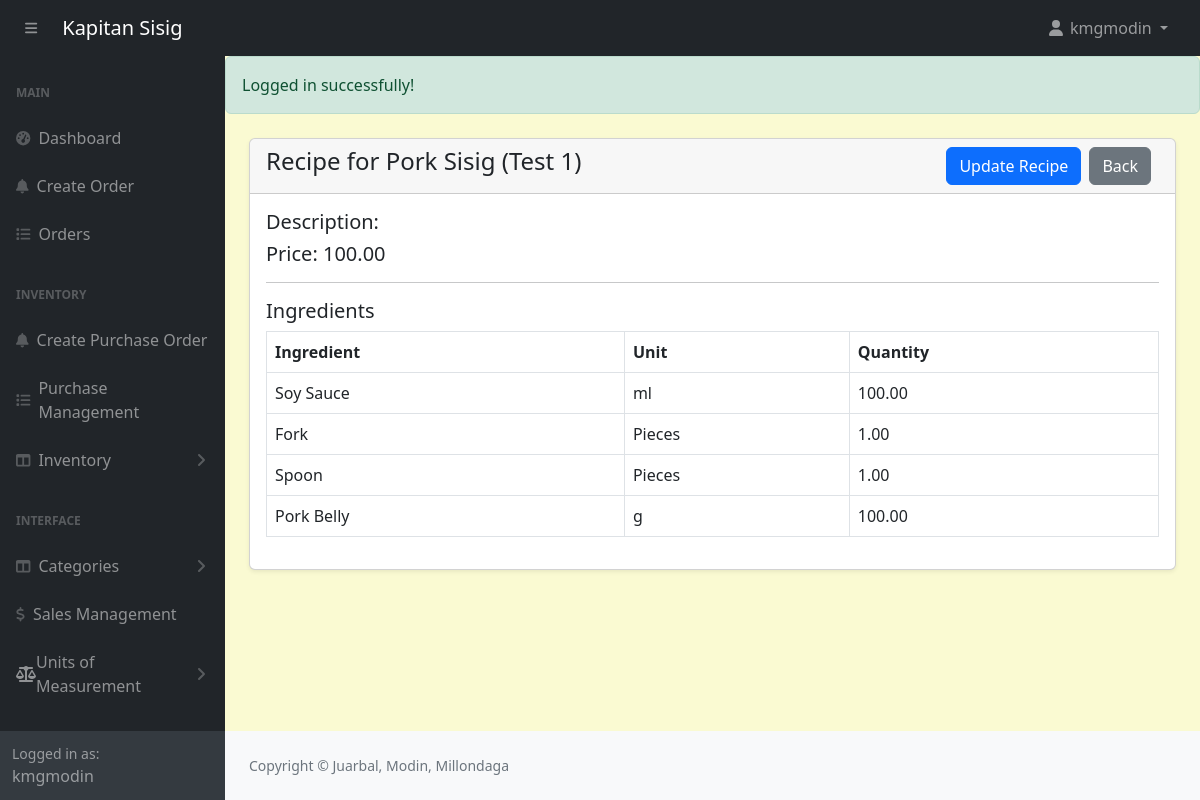
The page /admin/recipe-view.php?id=5 (signed in) on the database its author committed.
### tables this page shows
CREATE TABLE `products` (
  `id` int(11) NOT NULL,
  `category_id` int(11) NOT NULL,
  `productname` varchar(191) NOT NULL,
  `description` varchar(191) NOT NULL,
  `price` decimal(10,2) NOT NULL,
  `image` varchar(255) NOT NULL,
  `created_at` date NOT NULL DEFAULT current_timestamp(),
  `quantity` int(11) NOT NULL
);

CREATE TABLE `recipe_ingredients` (
  `id` int(11) NOT NULL,
  `recipe_id` int(11) NOT NULL,
  `ingredient_id` int(11) NOT NULL,
  `quantity` decimal(10,2) NOT NULL,
  `unit_id` int(11) NOT NULL
);

CREATE TABLE `ingredients` (
  `id` int(11) NOT NULL,
  `name` varchar(191) NOT NULL,
  `unit_id` int(11) NOT NULL,
  `category` varchar(191) NOT NULL,
  `quantity` decimal(10,2) NOT NULL
);

CREATE TABLE `units_of_measure` (
  `id` int(11) NOT NULL,
  `category_id` int(11) DEFAULT NULL,
  `uom_name` varchar(255) DEFAULT NULL,
  `type` enum('reference','bigger','smaller') DEFAULT NULL,
  `ratio` decimal(10,5) DEFAULT NULL,
  `active` tinyint(1) DEFAULT 1,
  `rounding_precision` decimal(10,5) DEFAULT NULL
);

### admin/recipe-view.php (the view, shortened to what this page needs)
<?php
include('includes/header.php');
if (isset($_SESSION['message'])): ?>
    <div class="alert alert-success">
        <?= htmlspecialchars($_SESSION['message']); ?>
    </div>
<?php endif; ?>
<?php
if (isset($_GET['id'])) {
    $productId = $_GET['id'];
    $productQuery = "SELECT * FROM products WHERE id = '$productId' LIMIT 1";
    $productResult = mysqli_query($conn, $productQuery);
    $product = mysqli_fetch_assoc($productResult);
    $recipeQuery = "SELECT r.id AS recipe_id
                    FROM recipes r
                    WHERE r.product_id = '$productId'
                    LIMIT 1";
    $recipeResult = mysqli_query($conn, $recipeQuery);
    if ($recipeResult && mysqli_num_rows($recipeResult) > 0) {
        $recipe = mysqli_fetch_assoc($recipeResult);
        $recipeId = $recipe['recipe_id'];
        $ingredientQuery = "
            SELECT i.name AS ingredient_name, ri.quantity, u.uom_name AS unit_name, i.category
            FROM recipe_ingredients ri
            JOIN ingredients i ON ri.ingredient_id = i.id
            JOIN units_of_measure u ON ri.unit_id = u.id
            WHERE ri.recipe_id = '$recipeId'
            ORDER BY i.category, i.name
            ";
        $ingredientResult = mysqli_query($conn, $ingredientQuery);
    } else {
        $ingredientResult = null;
    }
}
?>
<div class="container-fluid px-4 pb-4">
    <div class="card mt-4 shadow-sm">
        <div class="card-header">
            <h4 class="mb-0">Recipe for <?= htmlspecialchars($product['productname']); ?>
                <a href="products.php" class="btn btn-secondary float-end me-2">Back</a>
                <?php if (isset($recipeId)): ?>
                    <a href="recipe-edit.php?id=<?= urlencode($recipeId); ?>" class="btn btn-primary float-end me-2">Update Recipe</a>
                <?php endif; ?>
            </h4>
        </div>
        <div class="card-body">
            <h5>Description: <?= htmlspecialchars($product['description']); ?></h5>
            <h5>Price: <?= htmlspecialchars($product['price']); ?></h5>
            <hr />
            <h5>Ingredients</h5>
            <table class="table table-bordered">
                <thead>
                    <tr>
                        <th>Ingredient</th>
                        <th>Unit</th>
                        <th>Quantity</th>
                    </tr>
                </thead>
                <tbody>
                    <?php if (isset($ingredientResult) && mysqli_num_rows($ingredientResult) > 0): ?>
                        <?php while ($row = mysqli_fetch_assoc($ingredientResult)): ?>
                            <tr>
                                <td><?= htmlspecialchars($row['ingredient_name']); ?></td>
                                <td><?= htmlspecialchars($row['unit_name']); ?></td>
                                <td><?= htmlspecialchars($row['quantity']); ?></td>
                            </tr>
                        <?php endwhile; ?>
                    <?php else: ?>
                        <tr>
                            <td colspan="3">No ingredients found for this product. <?= isset($recipeId) ? "A recipe exists, but no ingredients have been added." : "No recipe exists for this product."; ?></td>
                        </tr>
                    <?php endif; ?>
                </tbody>
            </table>
        </div>
    </div>
</div>
<?php include('includes/footer.php'); ?>

### admin/assets/css/custom.css (style rules this page uses)
body { margin: 0; font-family: system-ui, -apple-system, "Segoe UI", Roboto, "Helvetica Neue", "Noto Sans", "Liberation Sans", Arial, sans-serif; font-size: 1rem; font-weight: 400; line-height: 1.5; color: #212529; text-align: left; background-color: #FAFAD2; -webkit-text-size-adjust: 100%; -webkit-tap-highlight-color: rgba(0, 0, 0, 0); }

### rows shown on the page
products: productname "Pork Sisig (Test 1)", price "100.00"
recipe_ingredients: ingredient.name "Soy Sauce", units_of_measure.uom_name "ml", quantity "100.00"
recipe_ingredients: ingredient.name "Fork", units_of_measure.uom_name "Pieces", quantity "1.00"
recipe_ingredients: ingredient.name "Spoon", units_of_measure.uom_name "Pieces", quantity "1.00"
recipe_ingredients: ingredient.name "Pork Belly", units_of_measure.uom_name "g", quantity "100.00"

### other values the page prints
$_SESSION['loggedInUser']['username'] "kmgmodin"
$_SESSION['message'] "Logged in successfully!"
